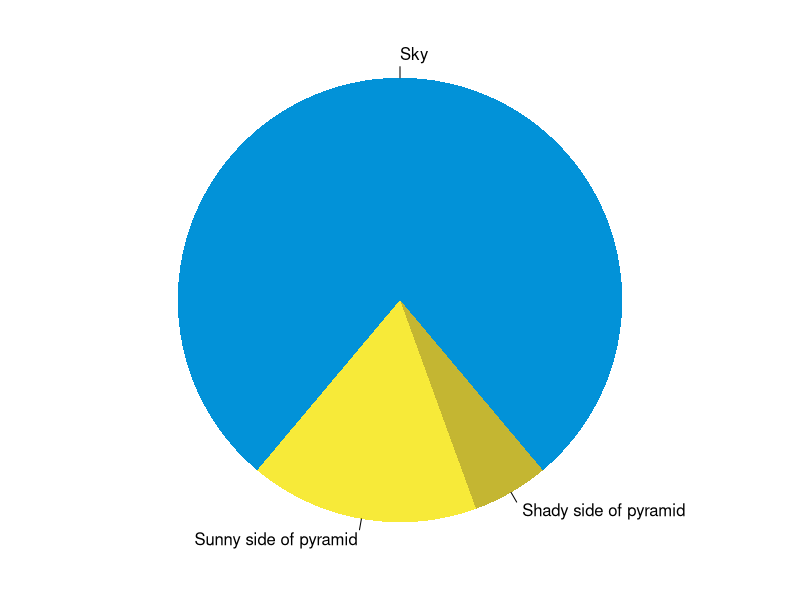
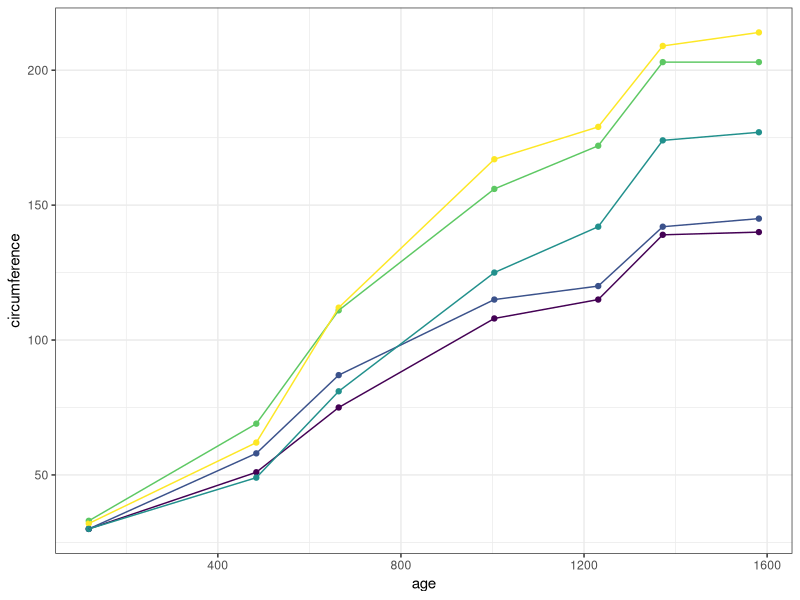
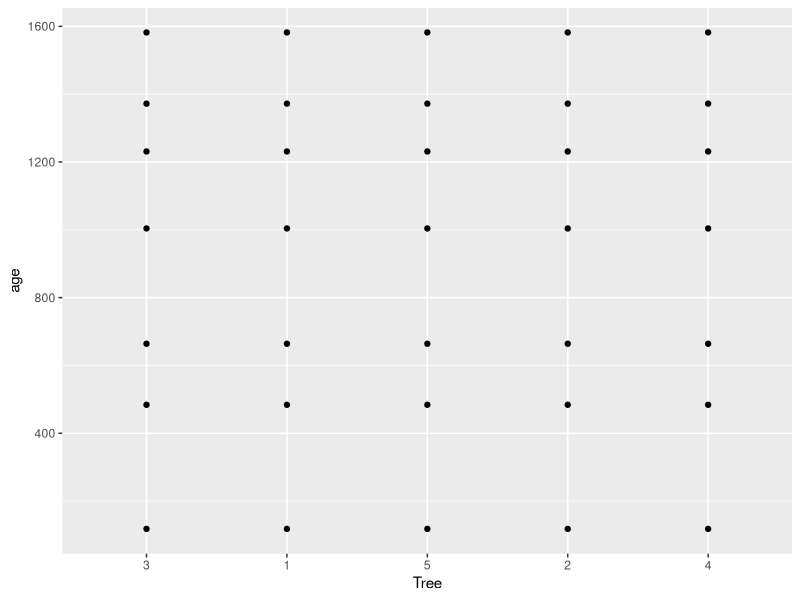

R code for these plots, in order:
## ---- chunk 1
knitr::opts_chunk$set(collapse = TRUE)
## ---- chunk 2
summary(cars)
fit <- lm(dist ~ speed, data = cars)
fit
## ---- chunk 3
par(mar = c(0, 1, 0, 1))
pie(
  c(280, 60, 20),
  c('Sky', 'Sunny side of pyramid', 'Shady side of pyramid'),
  col = c('#0292D8', '#F7EA39', '#C4B632'),
  init.angle = -50, border = NA
)
## ---- chunk 4
summary(Orange)
## ---- chunk 5
library(ggplot2)
ggplot(Orange, aes(x = age, 
                   y = circumference, 
                   color = Tree)) +
  geom_point() +
  geom_line() +
  guides(color = FALSE) +
  theme_bw()
## ---- chunk 6
library(ggplot2)
ggplot(Orange, aes(x = Tree, y = age)) + 
  geom_point()
